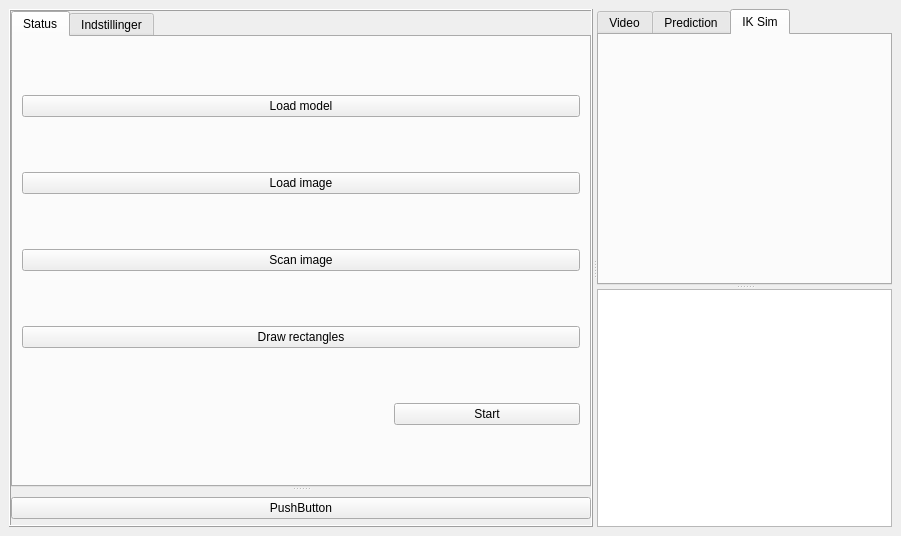
<?xml version="1.0" encoding="UTF-8"?>
<ui version="4.0">
 <class>MainWindow</class>
 <widget class="QMainWindow" name="MainWindow">
  <property name="geometry">
   <rect>
    <x>0</x>
    <y>0</y>
    <width>901</width>
    <height>536</height>
   </rect>
  </property>
  <property name="windowTitle">
   <string>MainWindow</string>
  </property>
  <widget class="QWidget" name="centralwidget">
   <property name="sizePolicy">
    <sizepolicy hsizetype="Maximum" vsizetype="Maximum">
     <horstretch>1</horstretch>
     <verstretch>1</verstretch>
    </sizepolicy>
   </property>
   <property name="layoutDirection">
    <enum>Qt::LeftToRight</enum>
   </property>
   <layout class="QHBoxLayout" name="horizontalLayout">
    <item>
     <widget class="QSplitter" name="centerSplit">
      <property name="orientation">
       <enum>Qt::Horizontal</enum>
      </property>
      <widget class="QSplitter" name="sidesplit">
       <property name="sizePolicy">
        <sizepolicy hsizetype="Fixed" vsizetype="Minimum">
         <horstretch>0</horstretch>
         <verstretch>0</verstretch>
        </sizepolicy>
       </property>
       <property name="minimumSize">
        <size>
         <width>200</width>
         <height>0</height>
        </size>
       </property>
       <property name="maximumSize">
        <size>
         <width>16777215</width>
         <height>16777215</height>
        </size>
       </property>
       <property name="baseSize">
        <size>
         <width>200</width>
         <height>0</height>
        </size>
       </property>
       <property name="frameShape">
        <enum>QFrame::Box</enum>
       </property>
       <property name="frameShadow">
        <enum>QFrame::Raised</enum>
       </property>
       <property name="lineWidth">
        <number>1</number>
       </property>
       <property name="orientation">
        <enum>Qt::Vertical</enum>
       </property>
       <property name="childrenCollapsible">
        <bool>false</bool>
       </property>
       <widget class="QTabWidget" name="tabWidget">
        <property name="baseSize">
         <size>
          <width>200</width>
          <height>300</height>
         </size>
        </property>
        <property name="currentIndex">
         <number>0</number>
        </property>
        <widget class="QWidget" name="status">
         <attribute name="title">
          <string>Status</string>
         </attribute>
         <layout class="QVBoxLayout" name="verticalLayout_4">
          <item>
           <widget class="QPushButton" name="load_model">
            <property name="text">
             <string>Load model</string>
            </property>
           </widget>
          </item>
          <item>
           <widget class="QPushButton" name="load_image">
            <property name="text">
             <string>Load image</string>
            </property>
           </widget>
          </item>
          <item>
           <widget class="QPushButton" name="scan_image">
            <property name="text">
             <string>Scan image</string>
            </property>
           </widget>
          </item>
          <item>
           <widget class="QPushButton" name="draw_rectangles">
            <property name="text">
             <string>Draw rectangles</string>
            </property>
           </widget>
          </item>
          <item>
           <layout class="QHBoxLayout" name="horizontalLayout_3" stretch="2,1">
            <item>
             <spacer name="horizontalSpacer_2">
              <property name="orientation">
               <enum>Qt::Horizontal</enum>
              </property>
              <property name="sizeHint" stdset="0">
               <size>
                <width>40</width>
                <height>20</height>
               </size>
              </property>
             </spacer>
            </item>
            <item>
             <widget class="QPushButton" name="pushButton_2">
              <property name="text">
               <string>Start</string>
              </property>
             </widget>
            </item>
           </layout>
          </item>
         </layout>
        </widget>
        <widget class="QWidget" name="settings">
         <attribute name="title">
          <string>Indstillinger</string>
         </attribute>
         <layout class="QVBoxLayout" name="verticalLayout_3">
          <property name="spacing">
           <number>2</number>
          </property>
          <property name="leftMargin">
           <number>4</number>
          </property>
          <property name="topMargin">
           <number>4</number>
          </property>
          <property name="rightMargin">
           <number>4</number>
          </property>
          <property name="bottomMargin">
           <number>4</number>
          </property>
          <item>
           <widget class="QWidget" name="processorLayout" native="true">
            <layout class="QHBoxLayout" name="horizontalLayout_5" stretch="1,1,2">
             <item>
              <widget class="QLabel" name="label_3">
               <property name="text">
                <string>Processor: </string>
               </property>
              </widget>
             </item>
             <item>
              <spacer name="horizontalSpacer">
               <property name="orientation">
                <enum>Qt::Horizontal</enum>
               </property>
               <property name="sizeHint" stdset="0">
                <size>
                 <width>40</width>
                 <height>20</height>
                </size>
               </property>
              </spacer>
             </item>
             <item>
              <widget class="QComboBox" name="processor">
               <property name="sizePolicy">
                <sizepolicy hsizetype="Expanding" vsizetype="Fixed">
                 <horstretch>0</horstretch>
                 <verstretch>0</verstretch>
                </sizepolicy>
               </property>
               <item>
                <property name="text">
                 <string>CPU</string>
                </property>
               </item>
               <item>
                <property name="text">
                 <string>GPU</string>
                </property>
               </item>
              </widget>
             </item>
            </layout>
           </widget>
          </item>
          <item>
           <widget class="QWidget" name="coresLayout" native="true">
            <layout class="QHBoxLayout" name="horizontalLayout_8" stretch="1,1,2">
             <item>
              <widget class="QLabel" name="label_2">
               <property name="text">
                <string>CPU Cores</string>
               </property>
              </widget>
             </item>
             <item>
              <spacer name="horizontalSpacer_5">
               <property name="orientation">
                <enum>Qt::Horizontal</enum>
               </property>
               <property name="sizeHint" stdset="0">
                <size>
                 <width>118</width>
                 <height>20</height>
                </size>
               </property>
              </spacer>
             </item>
             <item>
              <widget class="QSpinBox" name="cores">
               <property name="sizePolicy">
                <sizepolicy hsizetype="Expanding" vsizetype="Fixed">
                 <horstretch>0</horstretch>
                 <verstretch>0</verstretch>
                </sizepolicy>
               </property>
               <property name="maximum">
                <number>8</number>
               </property>
               <property name="value">
                <number>4</number>
               </property>
              </widget>
             </item>
            </layout>
           </widget>
          </item>
          <item>
           <widget class="QWidget" name="inputLayout" native="true">
            <layout class="QHBoxLayout" name="horizontalLayout_7" stretch="1,1,2">
             <item>
              <widget class="QLabel" name="label_4">
               <property name="text">
                <string>Input Source:</string>
               </property>
              </widget>
             </item>
             <item>
              <spacer name="horizontalSpacer_4">
               <property name="orientation">
                <enum>Qt::Horizontal</enum>
               </property>
               <property name="sizeHint" stdset="0">
                <size>
                 <width>118</width>
                 <height>20</height>
                </size>
               </property>
              </spacer>
             </item>
             <item>
              <widget class="QComboBox" name="inputType">
               <property name="sizePolicy">
                <sizepolicy hsizetype="Expanding" vsizetype="Fixed">
                 <horstretch>0</horstretch>
                 <verstretch>0</verstretch>
                </sizepolicy>
               </property>
               <item>
                <property name="text">
                 <string>RTSP</string>
                </property>
               </item>
               <item>
                <property name="text">
                 <string>MQTT</string>
                </property>
               </item>
               <item>
                <property name="text">
                 <string>Webcam</string>
                </property>
               </item>
              </widget>
             </item>
            </layout>
           </widget>
          </item>
          <item>
           <layout class="QVBoxLayout" name="uriVertlayout">
            <property name="leftMargin">
             <number>9</number>
            </property>
            <property name="topMargin">
             <number>9</number>
            </property>
            <property name="rightMargin">
             <number>9</number>
            </property>
            <property name="bottomMargin">
             <number>9</number>
            </property>
            <item>
             <widget class="QWidget" name="uriLayout" native="true">
              <layout class="QHBoxLayout" name="horizontalLayout_9" stretch="1,1">
               <property name="leftMargin">
                <number>0</number>
               </property>
               <property name="topMargin">
                <number>0</number>
               </property>
               <property name="rightMargin">
                <number>0</number>
               </property>
               <property name="bottomMargin">
                <number>0</number>
               </property>
               <item>
                <widget class="QLabel" name="label_5">
                 <property name="text">
                  <string>Input URI:</string>
                 </property>
                </widget>
               </item>
               <item>
                <spacer name="horizontalSpacer_6">
                 <property name="orientation">
                  <enum>Qt::Horizontal</enum>
                 </property>
                 <property name="sizeHint" stdset="0">
                  <size>
                   <width>118</width>
                   <height>20</height>
                  </size>
                 </property>
                </spacer>
               </item>
              </layout>
             </widget>
            </item>
            <item>
             <widget class="QLineEdit" name="uri">
              <property name="text">
               <string>rtsp://localhost:8554/live</string>
              </property>
              <property name="alignment">
               <set>Qt::AlignJustify|Qt::AlignVCenter</set>
              </property>
             </widget>
            </item>
           </layout>
          </item>
          <item>
           <widget class="QWidget" name="serial" native="true">
            <layout class="QHBoxLayout" name="horizontalLayout_4" stretch="1,1,2,2">
             <item>
              <widget class="QLabel" name="label_6">
               <property name="text">
                <string>Serial Port:</string>
               </property>
              </widget>
             </item>
             <item>
              <spacer name="horizontalSpacer_7">
               <property name="orientation">
                <enum>Qt::Horizontal</enum>
               </property>
               <property name="sizeHint" stdset="0">
                <size>
                 <width>76</width>
                 <height>20</height>
                </size>
               </property>
              </spacer>
             </item>
             <item>
              <widget class="QComboBox" name="port"/>
             </item>
             <item>
              <widget class="QComboBox" name="baud"/>
             </item>
            </layout>
           </widget>
          </item>
          <item>
           <widget class="QWidget" name="apply" native="true">
            <layout class="QHBoxLayout" name="horizontalLayout_6">
             <item>
              <spacer name="horizontalSpacer_3">
               <property name="orientation">
                <enum>Qt::Horizontal</enum>
               </property>
               <property name="sizeHint" stdset="0">
                <size>
                 <width>406</width>
                 <height>20</height>
                </size>
               </property>
              </spacer>
             </item>
             <item>
              <widget class="QPushButton" name="applySettings">
               <property name="text">
                <string>Apply</string>
               </property>
              </widget>
             </item>
            </layout>
           </widget>
          </item>
         </layout>
        </widget>
       </widget>
       <widget class="QWidget" name="verticalLayoutWidget_2">
        <layout class="QVBoxLayout" name="verticalLayout_2">
         <item>
          <widget class="QPushButton" name="pushButton">
           <property name="text">
            <string>PushButton</string>
           </property>
          </widget>
         </item>
        </layout>
       </widget>
      </widget>
      <widget class="QSplitter" name="mainView">
       <property name="orientation">
        <enum>Qt::Vertical</enum>
       </property>
       <widget class="QTabWidget" name="videoTabs">
        <property name="currentIndex">
         <number>2</number>
        </property>
        <widget class="QWidget" name="VideoTab">
         <attribute name="title">
          <string>Video</string>
         </attribute>
         <layout class="QVBoxLayout" name="verticalLayout">
          <property name="spacing">
           <number>0</number>
          </property>
          <property name="leftMargin">
           <number>0</number>
          </property>
          <property name="topMargin">
           <number>0</number>
          </property>
          <property name="rightMargin">
           <number>0</number>
          </property>
          <property name="bottomMargin">
           <number>0</number>
          </property>
          <item>
           <widget class="QGraphicsView" name="video">
            <property name="frameShape">
             <enum>QFrame::NoFrame</enum>
            </property>
            <property name="frameShadow">
             <enum>QFrame::Plain</enum>
            </property>
            <property name="lineWidth">
             <number>0</number>
            </property>
            <property name="verticalScrollBarPolicy">
             <enum>Qt::ScrollBarAlwaysOff</enum>
            </property>
            <property name="horizontalScrollBarPolicy">
             <enum>Qt::ScrollBarAlwaysOff</enum>
            </property>
           </widget>
          </item>
         </layout>
        </widget>
        <widget class="QWidget" name="PredictionTab">
         <attribute name="title">
          <string>Prediction</string>
         </attribute>
         <layout class="QVBoxLayout" name="verticalLayout_8">
          <property name="spacing">
           <number>0</number>
          </property>
          <property name="leftMargin">
           <number>0</number>
          </property>
          <property name="topMargin">
           <number>0</number>
          </property>
          <property name="rightMargin">
           <number>0</number>
          </property>
          <property name="bottomMargin">
           <number>0</number>
          </property>
          <item>
           <widget class="PredictionVisualizer" name="prediction" native="true"/>
          </item>
         </layout>
        </widget>
        <widget class="QWidget" name="IKTab">
         <attribute name="title">
          <string>IK Sim</string>
         </attribute>
        </widget>
       </widget>
       <widget class="QTextBrowser" name="console"/>
      </widget>
     </widget>
    </item>
   </layout>
  </widget>
 </widget>
 <customwidgets>
  <customwidget>
   <class>PredictionVisualizer</class>
   <extends>QWidget</extends>
   <header location="global">predictionvisualizer.h</header>
   <container>1</container>
  </customwidget>
 </customwidgets>
 <resources/>
 <connections/>
</ui>
